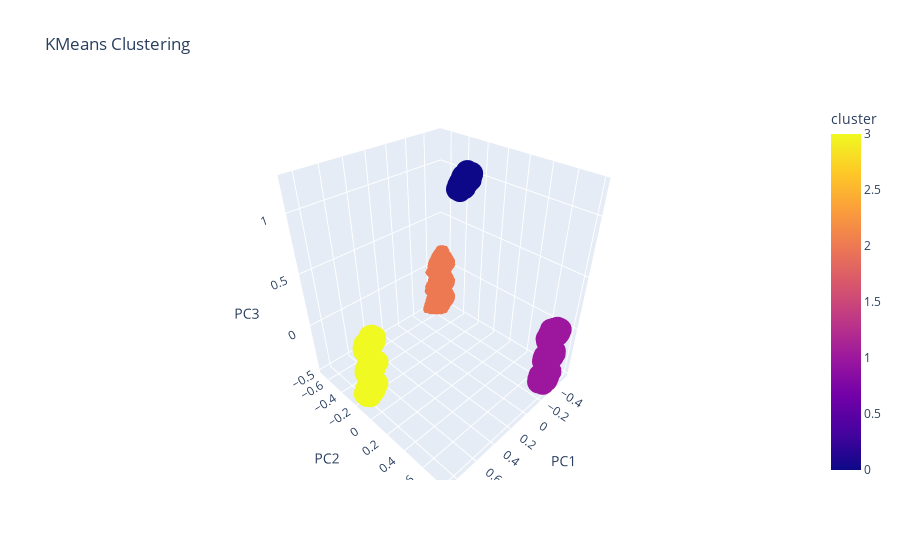

Notebook code for this chart:
### Markdown cell above
#### <a id='toc1_4_1_2_'></a>[_MinMaxScaler_](#toc0_)

### Code cell
from sklearn.preprocessing import MinMaxScaler

k=4

minMax = MinMaxScaler()

data_min_max = minMax.fit_transform(personality_data[cols])

kmeansMinMax = KMeans(n_clusters=k,n_init=10)

kmeansMinMax.fit(data_min_max)

labels_min_max = kmeansMinMax.labels_

cluster_centers_min_max = kmeansMinMax.cluster_centers_


generate2DGraph(data_min_max,cluster_centers_min_max,labels_min_max)
generate3DGraph(data_min_max,cluster_centers_min_max,labels_min_max)
generateInteractive3DGraph(data_min_max,labels_min_max)

silhouette_score(data_min_max,labels_min_max)

### Figure 1 — Plotly figure (JSON) as saved in the notebook; plotly's stock layout.template omitted (floating-point values rounded to 4 significant figures; data arrays with more than 128 entries replaced by an {"elided": "..."} marker saying what was removed)
{"data": [{"hovertemplate": "PC1=%{x}<br>PC2=%{y}<br>PC3=%{z}<br>cluster=%{marker.color}<extra></extra>", "legendgroup": "", "marker": {"color": {"elided": "1834 int values"}, "coloraxis": "coloraxis", "symbol": "circle"}, "mode": "markers", "name": "", "scene": "scene", "showlegend": false, "type": "scatter3d", "x": {"elided": "1834 float values"}, "y": {"elided": "1834 float values"}, "z": {"elided": "1834 float values"}}], "layout": {"coloraxis": {"colorbar": {"title": {"text": "cluster"}}, "colorscale": [[0, "#0d0887"], [0.1111, "#46039f"], [0.2222, "#7201a8"], [0.3333, "#9c179e"], [0.4444, "#bd3786"], [0.5556, "#d8576b"], [0.6667, "#ed7953"], [0.7778, "#fb9f3a"], [0.8889, "#fdca26"], [1, "#f0f921"]]}, "legend": {"tracegroupgap": 0}, "scene": {"domain": {"x": [0, 1], "y": [0, 1]}, "xaxis": {"title": {"text": "PC1"}}, "yaxis": {"title": {"text": "PC2"}}, "zaxis": {"title": {"text": "PC3"}}}, "title": {"text": "KMeans Clustering"}}}
